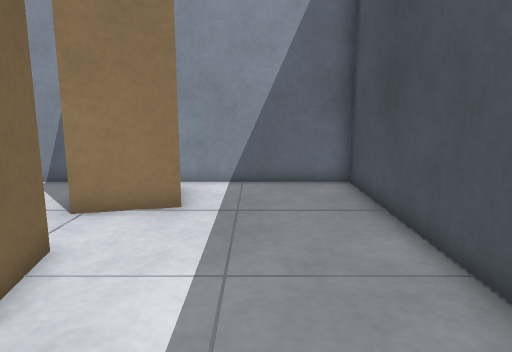
View 1 (above)

24 first-person views from a walk through a robot-simulator world made for Webots. The camera is 0.64 m above the floor, tilts 10° down and sees 70° across. The floor is counted in squares, 0.25 m on a side. Each view is taken from the middle of a square. On the plan, view 1 faces up. The plan holds only what a view shows up to about 20 squares ahead; the rest is blank. Robots are left out.

View 2
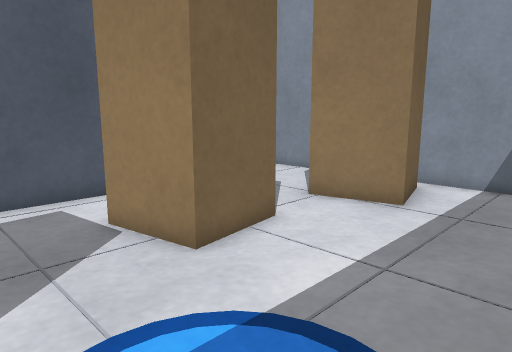

View 3
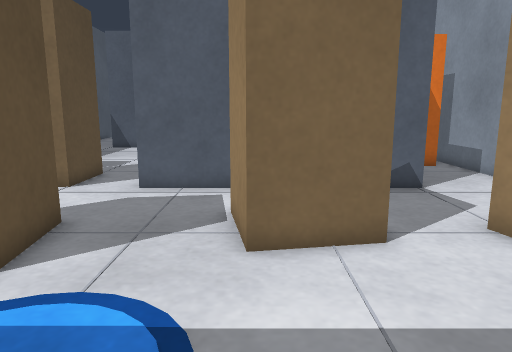

View 4
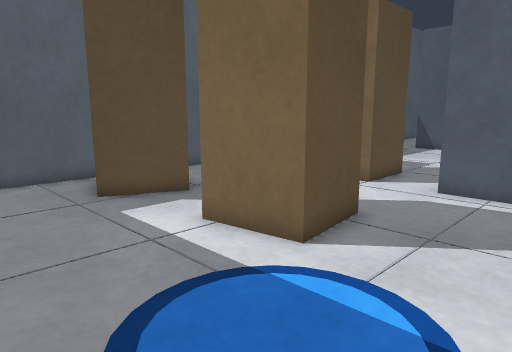

View 5
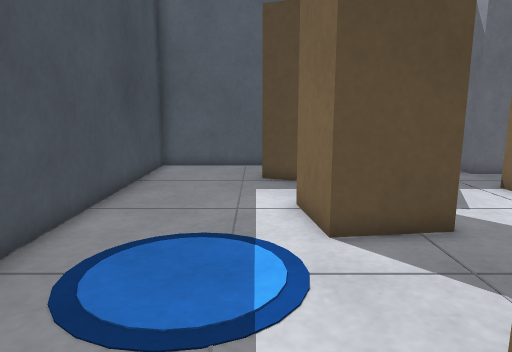

View 6
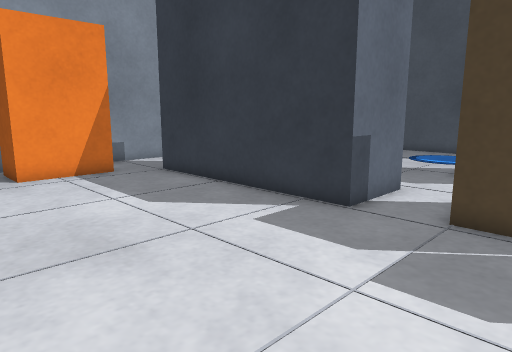

View 7
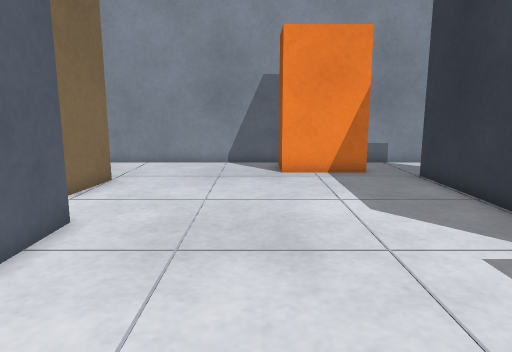

View 8
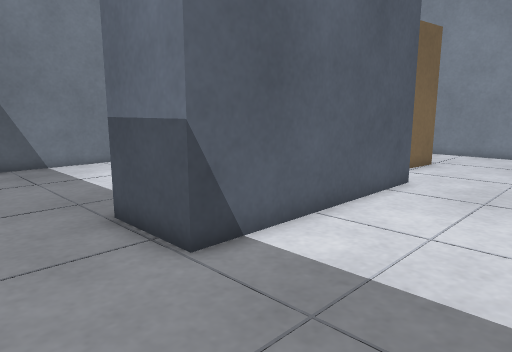

View 9
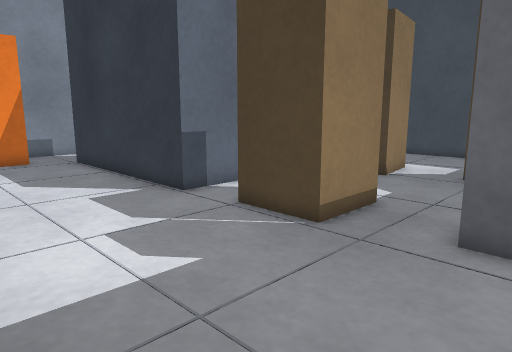

View 10
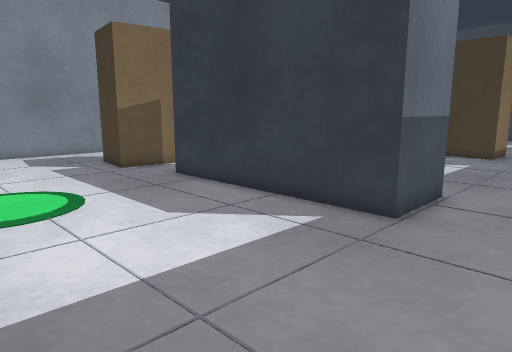

View 11
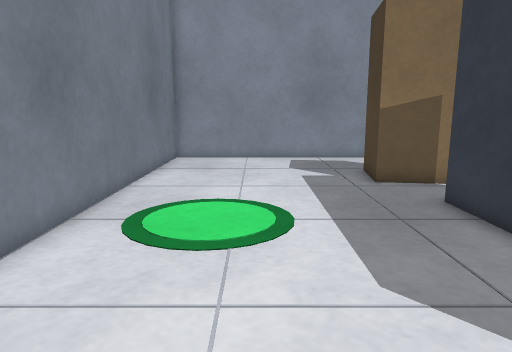

View 12
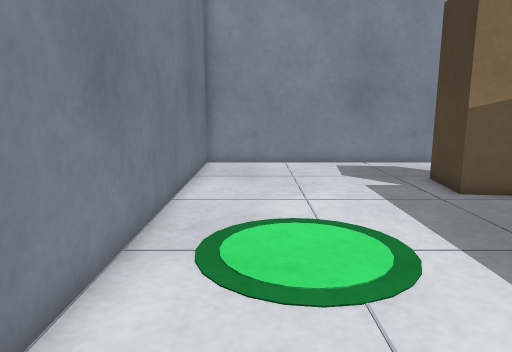

View 13
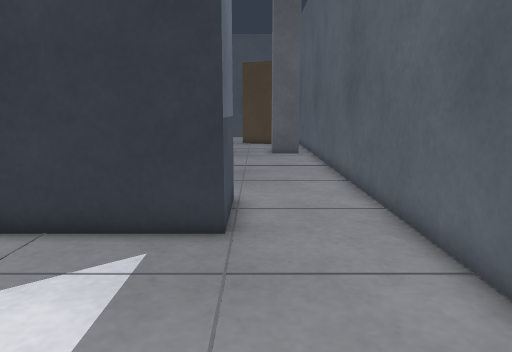

View 14
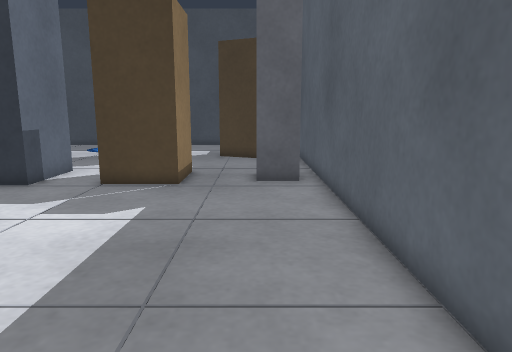

View 15
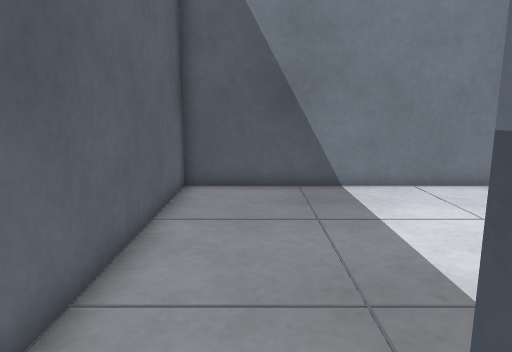

View 16
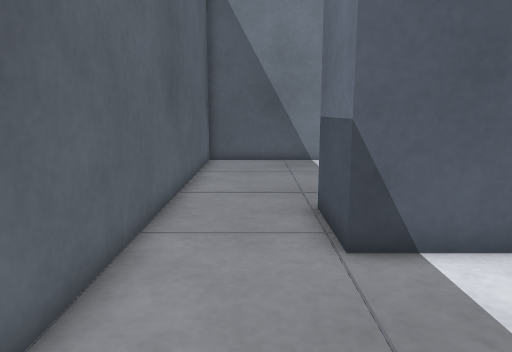

View 17
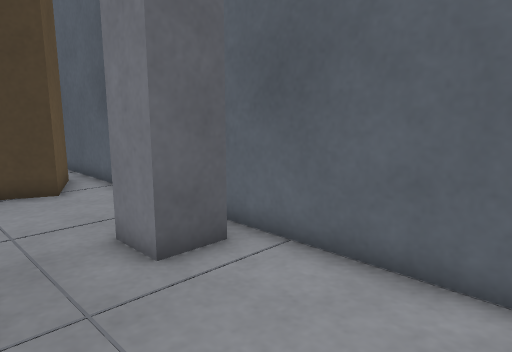

View 18
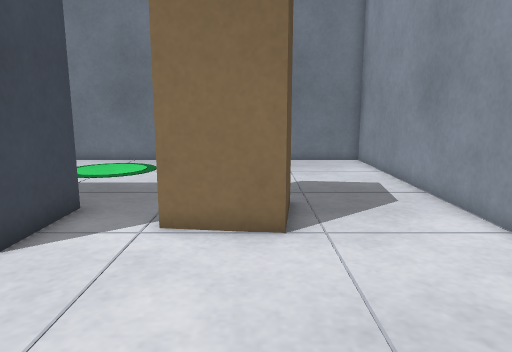

View 19
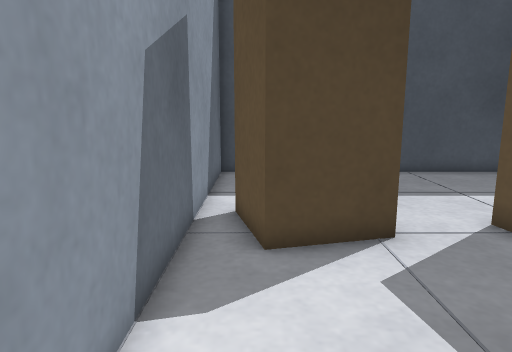

View 20
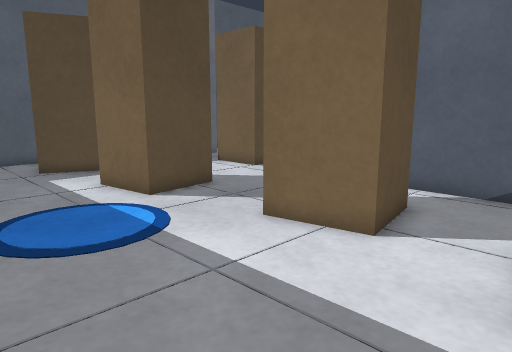

View 21
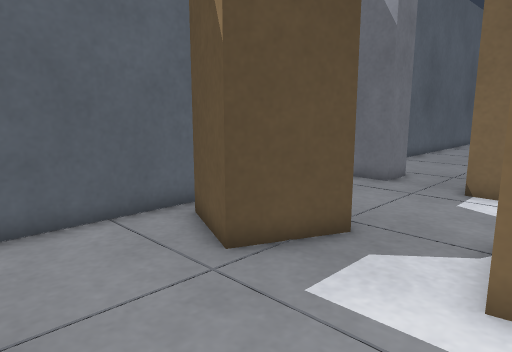

View 22
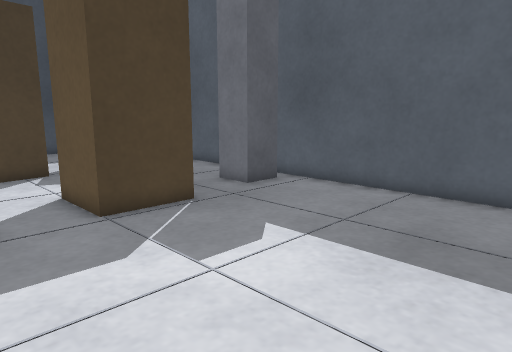

View 23
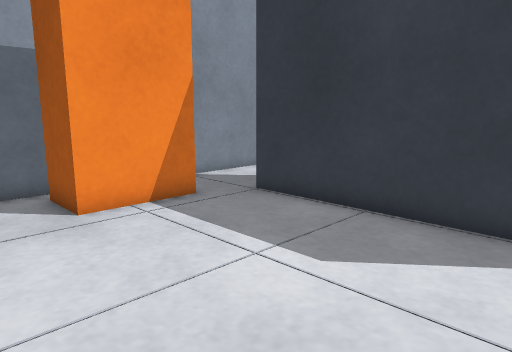

View 24
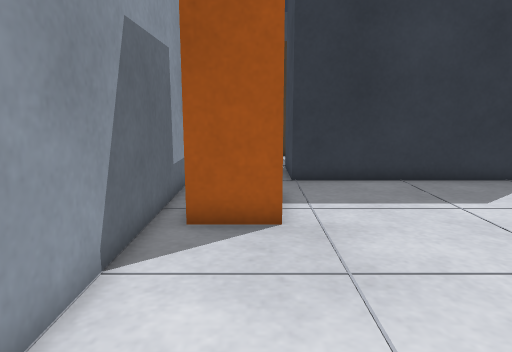

### Floor plan
Key: @ floor where view 1 was taken; # wall or solid block; . floor; C crate; B grey box; R orange box; G gate.
Columns run from 37 left of view 1 to 4 right of it. Each row starts with its distance up from view 1.
 14 ##########################################
 13 #........................................#
 12 #..................R   R........CCC......#
 11 #..................RRRRR........C  C.....#
 10 #........................BBB....CCCC.....#
  9 #.........CCC............B  B...CC.......#
  8 #.........C C............B  B............#
  7 #.........C C............B  B............#
  6 #.........CCC............B  B.CCCC.......#
  5 #........................B  B    C.......#
  4 #........................B  B..CCC.......#
  3 #..........BBBB..........B  B..C.........#
  2 #..  ......B  B..........B  B.......   ..#
  1 #... ......B  B..........B  B.......   ..#
  0 #..........B  B..........BBBB.....C..@...#
 -1 #..........B  B.................CCC......#
 -2 #..........B  B.................C  C.....#
 -3 #..........B  B..........CCCC...CCCC.....#
 -4 #..........B  B..........C  C............#
 -5 #..........B  B..........CCCC............#
 -6 #..........BBBB..................CC......#
 -7 #................................CCCC....#
 -8 #.........................GG....CC C.....#
 -9 #.........................GG.....CCC.....#
-10 #........................................#
-11 ##########################################

Positions as (right, up) in squares from view 1, and headings:
1: (0, 0), facing up
2: (2, 0), facing up-left
3: (3, 4), facing left
4: (3, 4), facing down-left
5: (-1, 7), facing down
6: (-21, -5), facing up-right
7: (-19, -5), facing up
8: (-18, -10), facing up-left
9: (-19, -10), facing up-right
10: (-35, -10), facing up-right
11: (-32, -7), facing up
12: (-34, -5), facing up
13: (-34, -7), facing right
14: (-25, -8), facing right
15: (-24, -8), facing left
16: (-17, -8), facing left
17: (-17, -5), facing down-right
18: (-17, 8), facing left
19: (-12, 12), facing right
20: (3, 10), facing down-left
21: (3, -2), facing down-left
22: (-21, 1), facing down-right
23: (-21, 1), facing up-right
24: (-26, 11), facing right
